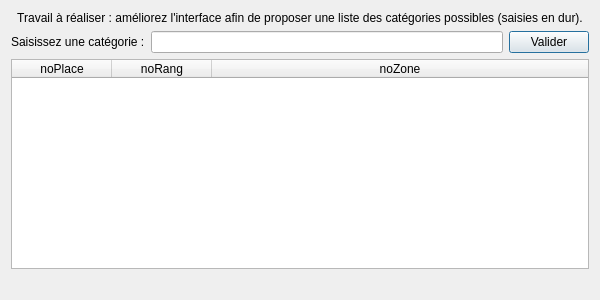
<?xml version="1.0" encoding="UTF-8"?>
<ui version="4.0">
 <class>fct_comp_2</class>
 <widget class="QDialog" name="fct_comp_2">
  <property name="geometry">
   <rect>
    <x>0</x>
    <y>0</y>
    <width>600</width>
    <height>300</height>
   </rect>
  </property>
  <property name="windowTitle">
   <string>Liste des places d'une catégorie (version 1)</string>
  </property>
  <property name="windowOpacity">
   <double>9.000000000000000</double>
  </property>
  <layout class="QVBoxLayout" name="verticalLayout">
   <item>
    <widget class="QLabel" name="label">
     <property name="text">
      <string>Travail à réaliser : améliorez l'interface afin de proposer une liste des catégories possibles (saisies en dur).</string>
     </property>
     <property name="alignment">
      <set>Qt::AlignCenter</set>
     </property>
     <property name="wordWrap">
      <bool>true</bool>
     </property>
    </widget>
   </item>
   <item>
    <layout class="QHBoxLayout" name="horizontalLayout">
     <item>
      <widget class="QLabel" name="label_3">
       <property name="text">
        <string>Saisissez une catégorie :</string>
       </property>
      </widget>
     </item>
     <item>
      <widget class="QLineEdit" name="lineEdit_fct_comp_2"/>
     </item>
     <item>
      <widget class="QPushButton" name="pushButton_fct_comp_2">
       <property name="text">
        <string>Valider</string>
       </property>
      </widget>
     </item>
    </layout>
   </item>
   <item>
    <widget class="QTableWidget" name="table_fct_comp_2">
     <attribute name="horizontalHeaderMinimumSectionSize">
      <number>50</number>
     </attribute>
     <attribute name="horizontalHeaderStretchLastSection">
      <bool>true</bool>
     </attribute>
     <attribute name="verticalHeaderVisible">
      <bool>false</bool>
     </attribute>
     <column>
      <property name="text">
       <string>noPlace</string>
      </property>
     </column>
     <column>
      <property name="text">
       <string>noRang</string>
      </property>
     </column>
     <column>
      <property name="text">
       <string>noZone</string>
      </property>
     </column>
    </widget>
   </item>
   <item>
    <widget class="QLabel" name="label_fct_comp_2">
     <property name="text">
      <string/>
     </property>
     <property name="alignment">
      <set>Qt::AlignCenter</set>
     </property>
    </widget>
   </item>
  </layout>
 </widget>
 <resources/>
 <connections>
  <connection>
   <sender>pushButton_fct_comp_2</sender>
   <signal>clicked()</signal>
   <receiver>fct_comp_2</receiver>
   <slot>refreshResult()</slot>
   <hints>
    <hint type="sourcelabel">
     <x>351</x>
     <y>51</y>
    </hint>
    <hint type="destinationlabel">
     <x>444</x>
     <y>134</y>
    </hint>
   </hints>
  </connection>
 </connections>
 <slots>
  <slot>refreshResult()</slot>
 </slots>
</ui>
